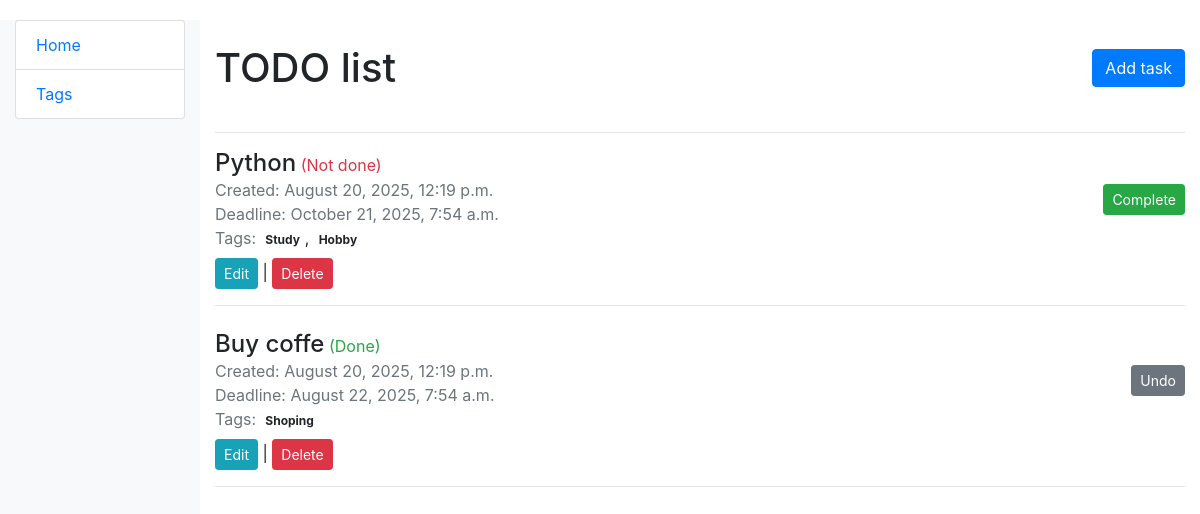
The page / on the database its author committed.
### app_list/models.py (models this page shows, shortened)
class Task(models.Model):
    content = models.TextField()
    created_at = models.DateTimeField(auto_now_add=True)
    deadline = models.DateTimeField(null=True, blank=True)
    is_complete = models.BooleanField(default=False)
    tags = models.ManyToManyField("Tag", related_name="tasks")
    class Meta:
        ordering = ['is_complete', '-created_at']

class Tag(models.Model):
    name = models.CharField(max_length=100, unique=True)

### app_list/views.py (the view)
def index(request):
    tag_list = Tag.objects.all()
    tasks = Task.objects.all()
    context = {
        "tag_list": tag_list,
        "tasks": tasks,
    }
    return render(request, "app_list/index.html", context)

### templates/app_list/index.html
{% extends "base.html" %}
{% block content %}
  <div class="row">
    <div class="col">
      <h1 class="my-4">TODO list</h1>
    </div>
    <div class="col-auto d-flex align-items-center">
      <a href="{% url 'app_list:task-create' %}" class="btn btn-primary">Add task</a>
    </div>
  </div>
  <hr>
  <ul class="list-unstyled">
    {% for task in tasks %}
      <li class="mb-4">
        <div class="row">
          <div class="col">
            <strong class="h4">{{ task.content }}</strong>
            <span class="{% if task.is_complete %}text-success{% else %}text-danger{% endif %} fw-bold">
                    ({% if task.is_complete %}Done{% else %}Not done{% endif %})
                </span>
            <br>
            <span class="text-muted">
                Created: {{ task.created_at|date:"F j, Y, P" }}
            </span>
            {% if task.deadline %}
              <br>
              <span class="text-muted">
                Deadline: {{ task.deadline|date:"F j, Y, P" }}
              </span>
            {% endif %}
            <br>
            <span class="text-muted">Tags:</span>
            {% for tag in task.tags.all %}
              <span class="badge me-1">{{ tag.name }}</span>{% if not forloop.last %}, {% endif %}
            {% endfor %}
          </div>
          <div class="col-auto d-flex align-items-center">
            {% if not task.is_complete %}
              <a href="{% url 'app_list:complete-task' task.id %}" class="btn btn-success btn-sm">Complete</a>
            {% else %}
              <a href="{% url 'app_list:task-undo' task.id %}" class="btn btn-secondary btn-sm">Undo</a>
            {% endif %}
          </div>
        </div>
        <div class="mt-2">
          <a href="{% url 'app_list:task-update' task.id %}" class="btn btn-info btn-sm me-2">Edit</a> |
          <a href="{% url 'app_list:task-delete' task.id %}" class="btn btn-danger btn-sm">Delete</a>
        </div>
        <hr>
      </li>
    {% empty %}
      <li>No tasks yet.</li>
    {% endfor %}
  </ul>
{% endblock %}

### templates/base.html (shortened to what this page needs)
<!DOCTYPE html>
<html lang="en">
<head>
  <link rel="stylesheet"
        href="https://cdn.jsdelivr.net/npm/bootstrap@4.5.3/dist/css/bootstrap.min.css"
>
  {% load static %}
  <link rel="stylesheet" href="{% static 'css/styles.css' %}">
</head>
<body>
<div class="container-fluid">
  <div class="row">
    <div class="col-sm-2 bg-light vh-100">
      {% block sidebar %}
        {% include "includes/sidebar.html" %}
      {% endblock %}
    </div>
    <div class="col-sm-10">
      {% block content %}
      {% endblock %}
    </div>
  </div>
</div>
</body>
</html>

### templates/includes/sidebar.html
<ul class="sidebar-nav list-group">
  <li class="list-group-item"><a href="{% url 'app_list:index' %}">Home</a></li>
  <li class="list-group-item"><a href="{% url 'app_list:tag-list' %}">Tags</a></li>
</ul>

### static/css/styles.css (style rules this page uses)
body { margin-top: 20px; }

### rows shown on the page
Task: content "Python", is_complete "Not done", created_at "August 20, 2025, 12:19 p.m.", deadline "October 21, 2025, 7:54 a.m."
Tag: name "Study"
Tag: name "Hobby"
Task: content "Buy coffe", is_complete "Done", created_at "August 20, 2025, 12:19 p.m.", deadline "August 22, 2025, 7:54 a.m."
Tag: name "Shoping"
